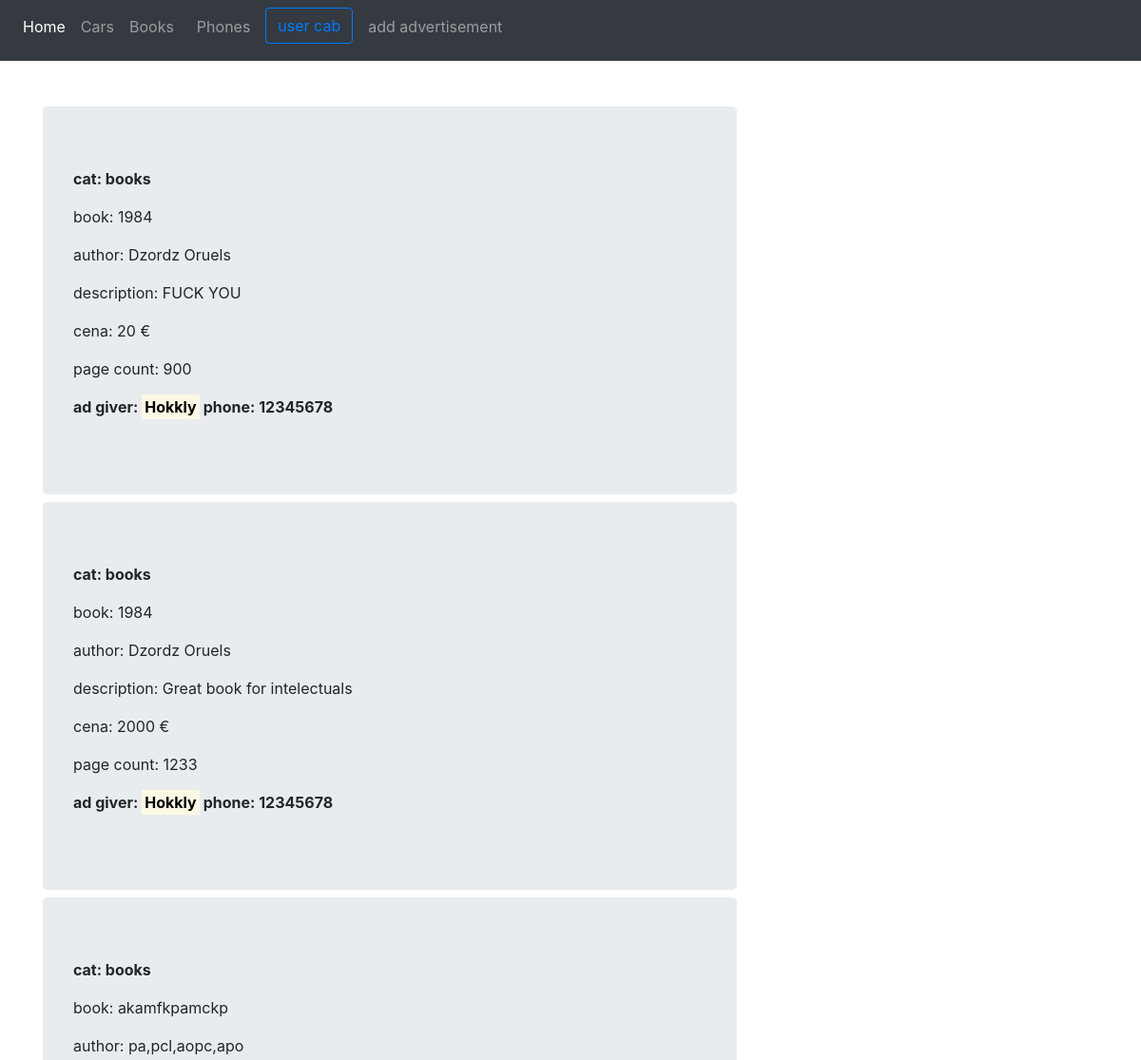
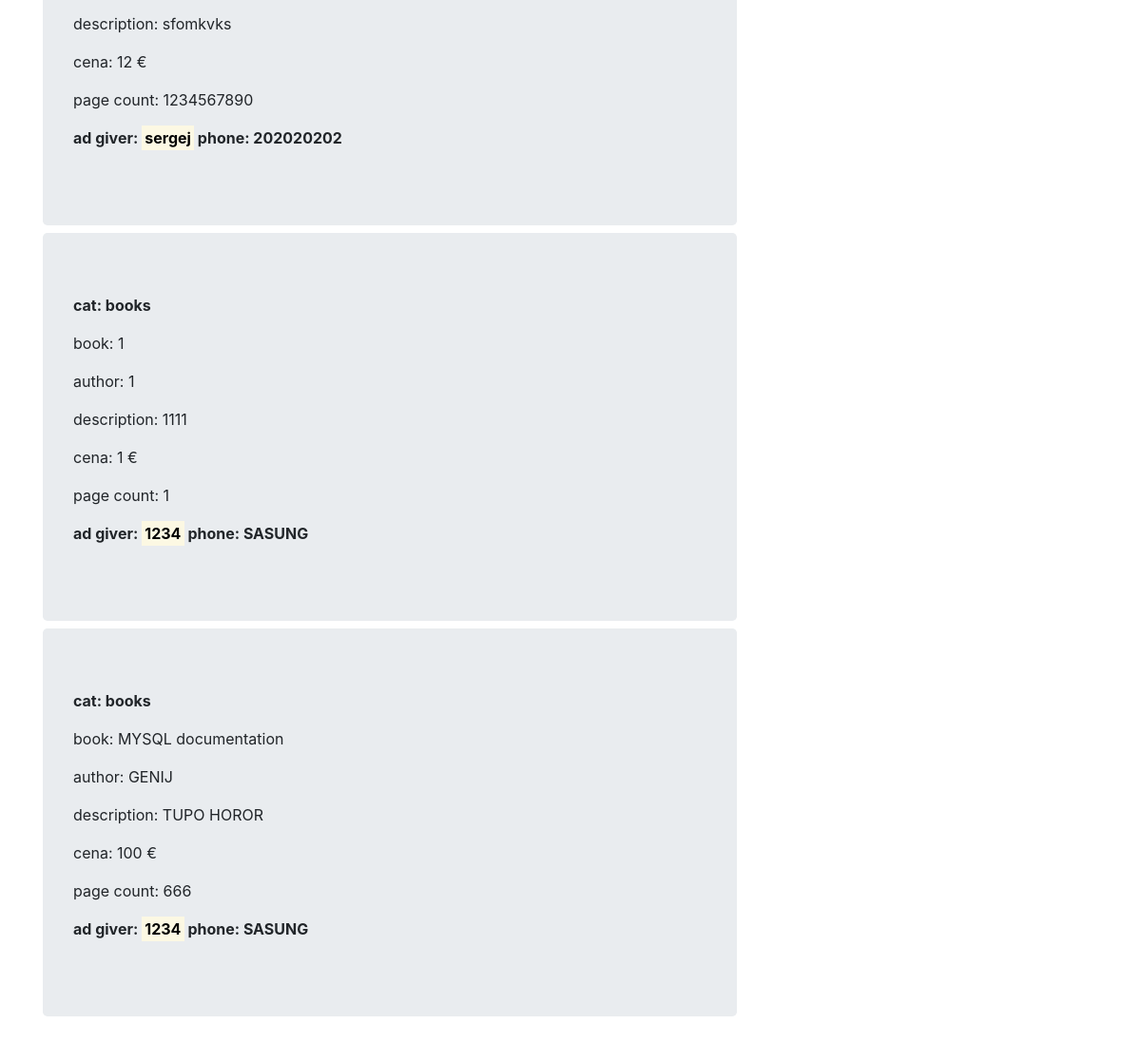
Page /books.php (signed in) on the committed database (2 pictures, top to bottom).
### tables this page shows
CREATE TABLE IF NOT EXISTS `advertisement` (
  `id` int(11) NOT NULL AUTO_INCREMENT,
  `user_id` int(11) NOT NULL,
  `description` text NOT NULL,
  `type` int(11) NOT NULL,
  `cena` double NOT NULL,
  PRIMARY KEY (`id`),
  KEY `user_id` (`user_id`),
  KEY `type` (`type`)
);

CREATE TABLE IF NOT EXISTS `ad_books` (
  `id` int(11) NOT NULL AUTO_INCREMENT,
  `name` varchar(255) NOT NULL,
  `author` varchar(255) NOT NULL,
  `page_count` int(11) NOT NULL,
  `ad_id` int(11) NOT NULL,
  PRIMARY KEY (`id`),
  KEY `ad_id` (`ad_id`)
);

CREATE TABLE IF NOT EXISTS `users` (
  `id` int(11) NOT NULL AUTO_INCREMENT,
  `email` varchar(30) NOT NULL,
  `login` varchar(30) NOT NULL,
  `phone` varchar(20) NOT NULL,
  `password` varchar(100) NOT NULL,
  PRIMARY KEY (`id`),
  UNIQUE KEY `email` (`email`),
  UNIQUE KEY `login` (`login`),
  UNIQUE KEY `phone` (`phone`)
);

### books.php (the view, shortened to what this page needs)
<html>
    <head>
        <?php require 'blocks/head.php' ?>
    </head>
    <body>
        <?php require 'blocks/header.php' ?>
        <main class="container mt-5">
            <div class="row">
                <div class="col-md-8 mb-5">
                    <?php
                        require 'database_connection/db.php';
                        $sql = "SELECT a.*, ab.*, u.login, u.phone FROM advertisement as a
                                    INNER JOIN ad_books as ab on ab.ad_id = a.id
                                    INNER JOIN users as u on u.id = a.user_id";
                        $advs = mysqli_query($connection, $sql);
                        while($adv = $advs->fetch_assoc()){
                            echo "<div class='mb-2 jumbotron'>
                                  <p><b> cat: books </b></p>
                                  <p> book: {$adv['name']} </p>
                                  <p> author: {$adv['author']} </p>
                                  <p> description: {$adv['description']} </p>
                                  <p> cena: {$adv['cena']} &euro;</p>
                                  <p> page count: {$adv['page_count']} </p>
                                  <p><b> ad giver: <mark>{$adv['login']}</mark> phone: {$adv['phone']}</b></p>
                                  </div>";
                        }
                    ?>
                </div>
            </div>
        </main>
    </body>
</html>

### css/main.css (style rules this page uses)
article, aside, figcaption, figure, footer, header, hgroup, main, nav, section { display: block; }
body { margin: 0; font-family: -apple-system,BlinkMacSystemFont,"Segoe UI",Roboto,"Helvetica Neue",Arial,"Noto Sans",sans-serif,"Apple Color Emoji","Segoe UI Emoji","Segoe UI Symbol","Noto Color Emoji"; font-size: 1rem; font-weight: 400; line-height: 1.5; color: #212529; text-align: left; background-color: #fff; }
:root { --blue: #007bff; --indigo: #6610f2; --purple: #6f42c1; --pink: #e83e8c; --red: #dc3545; --orange: #fd7e14; --yellow: #ffc107; --green: #28a745; --teal: #20c997; --cyan: #17a2b8; --white: #fff; --gray: #6c757d; --gray-dark: #343a40; --primary: #007bff; --secondary: #6c757d; --success: #28a745; --info: #17a2b8; --warning: #ffc107; --danger: #dc3545; --light: #f8f9fa; --dark: #343a40; --breakpoint-xs: 0; --breakpoint-sm: 576px; --breakpoint-md: 768px; --breakpoint-lg: 992px; --breakpoint-xl: 1200px; --font-family-sans-serif: -apple-system,BlinkMacSystemFont,"Segoe UI",Roboto,"Helvetica Neue",Arial,"Noto Sans",sans-serif,"Apple Color Emoji","Segoe UI Emoji","Segoe UI Symbol","Noto Color Emoji"; --font-family-monospace: SFMono-Regular,Menlo,Monaco,Consolas,"Liberation Mono","Courier New",monospace; }
html { font-family: sans-serif; line-height: 1.15; -webkit-text-size-adjust: 100%; -webkit-tap-highlight-color: transparent; }

### rows in the picture
advertisement: ad_books.name "1984", ad_books.author "Dzordz Oruels", description "FUCK YOU", cena "20", ad_books.page_count "900", user.login "Hokkly", user.phone "12345678"
advertisement: ad_books.name "1984", ad_books.author "Dzordz Oruels", description "Great book for intelectuals", cena "2000", ad_books.page_count "1233", user.login "Hokkly", user.phone "12345678"
advertisement: ad_books.name "akamfkpamckp", ad_books.author "pa,pcl,aopc,apo", description "sfomkvks", cena "12", ad_books.page_count "1234567890", user.login "sergej", user.phone "202020202"
advertisement: ad_books.name "1", ad_books.author "1", description "1111", cena "1", ad_books.page_count "1", user.login "1234", user.phone "SASUNG"
advertisement: ad_books.name "MYSQL documentation", ad_books.author "GENIJ", description "TUPO HOROR", cena "100", ad_books.page_count "666", user.login "1234", user.phone "SASUNG"
